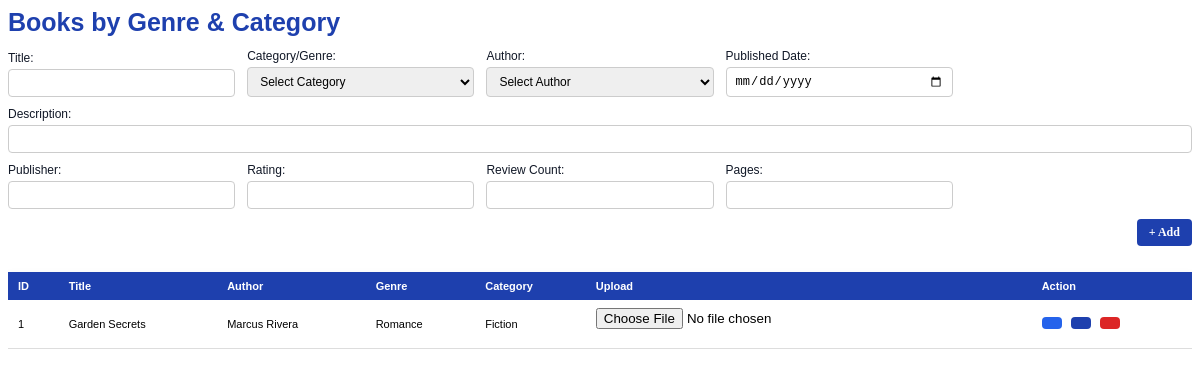
/admin/pages/book.php (signed in), run on an earlier commit of the app's database.
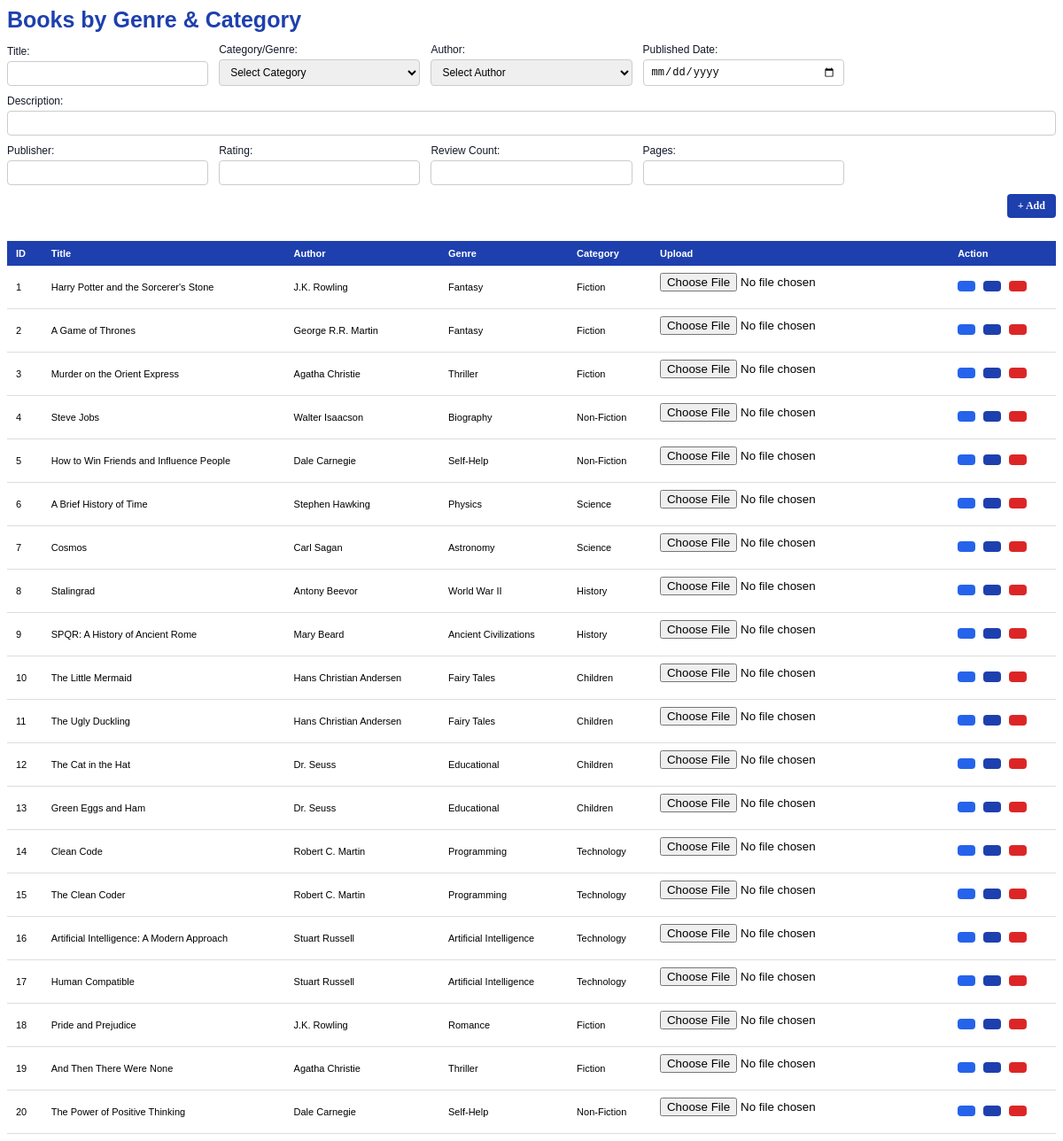
And on a later commit of the database.
### tables this page shows
CREATE TABLE `tblgenres` (
  `genreid` int(11) NOT NULL AUTO_INCREMENT,
  `category_id` int(11) DEFAULT 0,
  `name` varchar(100) NOT NULL,
  PRIMARY KEY (`genreid`)
);

CREATE TABLE `tblbooks` (
  `id` int(11) NOT NULL AUTO_INCREMENT,
  `genreid` int(11) DEFAULT 0,
  `title` varchar(255) NOT NULL,
  `authorid` int(11) DEFAULT 0,
  `description` text DEFAULT NULL,
  `published_date` date DEFAULT NULL,
  `pages` int(11) DEFAULT NULL,
  `isbn` varchar(20) DEFAULT NULL,
  `publisher` varchar(128) DEFAULT '',
  `language` varchar(50) DEFAULT 'English',
  `picture_url` varchar(500) DEFAULT NULL,
  `rating` decimal(2,1) DEFAULT 0.0,
  `review_count` int(11) DEFAULT 0,
  `created_at` timestamp NOT NULL DEFAULT current_timestamp(),
  `updated_at` timestamp NOT NULL DEFAULT current_timestamp() ON UPDATE current_timestamp(),
  PRIMARY KEY (`id`),
  UNIQUE KEY `isbn` (`isbn`)
);

CREATE TABLE `tblauthors` (
  `authorid` int(11) NOT NULL AUTO_INCREMENT,
  `author_name` varchar(255) NOT NULL,
  `details` text DEFAULT NULL,
  `picture_url` text DEFAULT NULL,
  PRIMARY KEY (`authorid`)
);

CREATE TABLE `tblcategories` (
  `catid` int(11) NOT NULL AUTO_INCREMENT,
  `name` varchar(100) NOT NULL,
  PRIMARY KEY (`catid`),
  UNIQUE KEY `name` (`name`)
);

### admin/pages/book.php (the view, shortened to what this page needs)
<?php
$result = mysqli_query(
    $db_connection,
    "SELECT
      a.genreid,
      a.category_id,
      a.name AS genre_name,
      b.name AS catname,
      c.id AS book_id,
      c.title,
      d.author_name,
      c.description,
      c.published_date,
      c.pages,
      c.isbn,
      c.publisher,
      c.language,
      c.picture_url,
      c.rating,
      c.review_count,
      c.created_at
    FROM tblgenres a
    JOIN tblcategories b ON a.category_id = b.catid
    JOIN tblbooks c      ON c.genreid = a.genreid
    JOIN tblauthors d    ON d.authorid = c.authorid
    ORDER BY c.created_at DESC"
);
?>
<?php
if (isset($_GET['bookid_get'])) {
    $genreid_ = GetValue('select genreid from tblbooks where id=' . $_GET['bookid_get']);
    $title_ = GetValue('select title from tblbooks where id=' . $_GET['bookid_get']);
    $authorid_ = GetValue('select authorid from tblbooks where id=' . $_GET['bookid_get']);
    $descrpition_ = GetValue('select description from tblbooks where id=' . $_GET['bookid_get']);
    $published_date_ = GetValue('select published_date from tblbooks where id=' . $_GET['bookid_get']);
    $publisher_ = GetValue('select publisher from tblbooks where id=' . $_GET['bookid_get']);
    $rating_ = GetValue('select rating from tblbooks where id=' . $_GET['bookid_get']);
    $review_count_ = GetValue('select review_count from tblbooks where id=' . $_GET['bookid_get']);
    $pages_ = GetValue('select pages from tblbooks where id=' . $_GET['bookid_get']);
} else {
    $title_ = '';
}
?>
<div class="form-header">
    <h1 class="form-title">Books by Genre &amp; Category</h1>
</div>
<form onsubmit="return false;" class="form-grid">
    <div class="form-field">
        <label for="title">Title:</label>
        <input type="text" id="title" value="<?php echo $title_; ?>" required>
    </div>
    <div class="form-field">
        <label for="genreid">Category/Genre:</label>
        <select id="genreid">
            <option value="0" style="color:gray">Select Category</option>
        </select>
    </div>
    <div class="form-field">
        <label for="authorid">Author:</label>
        <select id="authorid">
            <option value="0" style="color:gray">Select Author</option>
        </select>
    </div>
    <div class="form-field">
        <label for="published_date">Published Date:</label>
        <input type="date" id="published_date" value="<?php echo $published_date_; ?>">
    </div>
    <div class="form-field" style="grid-column:1/-1">
        <label for="description">Description:</label>
        <input type="text" id="description" value="<?php echo $descrpition_; ?>">
    </div>
    <div class="form-field">
        <label for="publisher">Publisher:</label>
        <input type="text" id="publisher" value="<?php echo $publisher_; ?>">
    </div>
    <div class="form-field">
        <label for="rating">Rating:</label>
        <input type="number" id="rating" step="0.1" min="0" max="9.9" value="<?php echo $rating_; ?>">
    </div>
    <div class="form-field">
        <label for="review_count">Review Count:</label>
        <input type="number" id="review_count" min="0" value="<?php echo $review_count_; ?>">
    </div>
    <div class="form-field">
        <label for="pages">Pages:</label>
        <input type="number" id="pages" min="1" value="<?php echo $pages_; ?>">
    </div>
    <div class="form-actions">
        <?php if (isset($_GET['bookid_get'])): ?>
            <a style="background:#1e40ae; color:#fff; padding:6px 12px; border-radius:4px; border:none; cursor:pointer; font-size:12px; font-weight:bold;" class="btn" onclick="update_book(<?php echo (int)$_GET['bookid_get']; ?>);">+ Update</a>
        <?php else: ?>
            <a style="background:#1e40ae; color:#fff; padding:6px 12px; border-radius:4px; border:none; cursor:pointer; font-size:12px; font-weight:bold;" class="btn" onclick="add_book();">+ Add</a>
        <?php endif; ?>
    </div>
</form>
<div style="width:100%; overflow-x:auto;">
    <table style="font-size:11px; min-width:700px; width:100%; border-collapse:collapse; margin-top:10px; background:#fff; box-shadow:0 2px 8px rgba(0,0,0,.05); font-family:Arial, sans-serif;">
        <thead style="background:#1e40ae; color:#fff;">
            <tr>
                <th style="padding:8px 10px; text-align:left;">ID</th>
                <th style="padding:8px 10px; text-align:left;">Title</th>
                <th style="padding:8px 10px; text-align:left;">Author</th>
                <th style="padding:8px 10px; text-align:left;">Genre</th>
                <th style="padding:8px 10px; text-align:left;">Category</th>
                <th style="padding:8px 10px; text-align:left;">Upload</th>
                <th style="padding:8px 10px; text-align:left;">Action</th>
            </tr>
        </thead>
        <tbody>
            <?php if ($result && mysqli_num_rows($result) > 0): ?>
                <?php while ($row = mysqli_fetch_assoc($result)): ?>
                    <tr style="border-bottom:1px solid #ddd;">
                        <td style="padding:8px 10px;"><?php echo $row['book_id']; ?></td>
                        <td style="padding:8px 10px;"><?php echo $row['title']; ?></td>
                        <td style="padding:8px 10px;"><?php echo $row['author_name']; ?></td>
                        <td style="padding:8px 10px;"><?php echo $row['genre_name']; ?></td>
                        <td style="padding:8px 10px;"><?php echo $row['catname']; ?></td>
                        <td style="padding:8px 10px;">
                            <form method="POST" enctype="multipart/form-data">
                                <input type="file"
                                    name="picture_url"
                                    id="picture_url_<?php echo $row['book_id']; ?>"
                                    onchange="uploadBookImage(this)" />
                            </form>
                        </td>
                        <td style="padding:8px 10px;">
                            <a href="javascript:void(0)"
                                onclick="openCustom('pages/book_view.php?bbbb=<?php echo $row['book_id']; ?>',700,400);"
                                style="background:#2563eb; color:#fff; padding:6px 10px; border-radius:4px; text-decoration:none; font-size:14px; margin-right:6px; display:inline-block;">
                            </a>
                            <a href="javascript:void(0)"
                                onclick="ajax_fn('pages/book.php?bookid_get=<?php echo $row['book_id']; ?>', 'ultimate_content')"
                                style="background:#1e40ae; color:#fff; padding:6px 10px; border-radius:4px; text-decoration:none; font-size:14px; margin-right:6px; display:inline-block;">
                            </a>
                            <a href="javascript:void(0)"
                                onclick="delete_book(<?php echo $row['book_id']; ?>)"
                                style="background:#dc2626; color:#fff; padding:6px 10px; border-radius:4px; text-decoration:none; font-size:14px; display:inline-block;">
                            </a>
                        </td>
                    </tr>
                <?php endwhile; ?>
            <?php else: ?>
                <tr>
                    <td colspan="6" style="text-align:center; padding:12px; color:#555;">No records found.</td>
                </tr>
            <?php endif; ?>
        </tbody>
    </table>
</div>

### admin/pages/book.php (style rules this page uses)
.form-header { display: flex; justify-content: space-between; align-items: center; margin-bottom: 12px; gap: 12px; flex-wrap: wrap }
.form-title { color: #1e40ae; font-family: Arial, sans-serif; font-size: 25px; margin: 0 }
.form-grid { display: grid; grid-template-columns: repeat(auto-fit, minmax(220px, 1fr)); gap: 10px 12px; align-items: end }
.form-field { display: flex; flex-direction: column; gap: 4px; min-width: 200px }
.form-field label { font-size: 12px; font-family: Arial; color: #111827 }
.form-field input, .form-field select { padding: 6px 8px; font-size: 12px; border: 1px solid #ccc; border-radius: 4px }
.form-actions { grid-column: 1/-1; display: flex; gap: 8px; justify-content: flex-end }

What changed in the data, as far as the page shows it:
now on one of the page's lists (row edited): tblgenres: tblbooks.id "2", tblbooks.title "A Game of Thrones", tblauthors.author_name "George R.R. Martin", name "Fantasy", category.name "Fiction"
changed tblgenres: tblbooks.title "Garden Secrets" → "Harry Potter and the Sorcerer's Stone"; tblauthors.author_name "Marcus Rivera" → "J.K. Rowling"; name "Romance" → "Fantasy"
now on this page (row unchanged): tblgenres: tblbooks.id "3", tblbooks.title "Murder on the Orient Express", tblauthors.author_name "Agatha Christie", name "Thriller", category.name "Fiction", tblbooks.id "19", tblbooks.title "And Then There Were None"
now on this page (row unchanged): tblgenres: tblbooks.id "4", tblbooks.title "Steve Jobs", tblauthors.author_name "Walter Isaacson", name "Biography", category.name "Non-Fiction"
now on this page (row unchanged): tblgenres: tblbooks.id "5", tblbooks.title "How to Win Friends and Influence People", tblauthors.author_name "Dale Carnegie", name "Self-Help", category.name "Non-Fiction", tblbooks.id "20", tblbooks.title "The Power of Positive Thinking"
added tblgenres: tblbooks.id "6", tblbooks.title "A Brief History of Time", tblauthors.author_name "Stephen Hawking", name "Physics", category.name "Science"
added tblgenres: tblbooks.id "7", tblbooks.title "Cosmos", tblauthors.author_name "Carl Sagan", name "Astronomy", category.name "Science"
added tblgenres: tblbooks.id "8", tblbooks.title "Stalingrad", tblauthors.author_name "Antony Beevor", name "World War II", category.name "History"
added tblgenres: tblbooks.id "9", tblbooks.title "SPQR: A History of Ancient Rome", tblauthors.author_name "Mary Beard", name "Ancient Civilizations", category.name "History"
added tblgenres: tblbooks.id "10", tblbooks.title "The Little Mermaid", tblauthors.author_name "Hans Christian Andersen", name "Fairy Tales", category.name "Children", tblbooks.id "11", tblbooks.title "The Ugly Duckling"
added tblgenres: tblbooks.id "12", tblbooks.title "The Cat in the Hat", tblauthors.author_name "Dr. Seuss", name "Educational", category.name "Children", tblbooks.id "13", tblbooks.title "Green Eggs and Ham"
added tblgenres: tblbooks.id "14", tblbooks.title "Clean Code", tblauthors.author_name "Robert C. Martin", name "Programming", category.name "Technology", tblbooks.id "15", tblbooks.title "The Clean Coder"
added tblgenres: tblbooks.id "16", tblbooks.title "Artificial Intelligence: A Modern Approach", tblauthors.author_name "Stuart Russell", name "Artificial Intelligence", category.name "Technology", tblbooks.id "17", tblbooks.title "Human Compatible"
now on this page (row edited): tblgenres: tblbooks.id "18", tblbooks.title "Pride and Prejudice", tblauthors.author_name "J.K. Rowling", name "Romance", category.name "Fiction"
